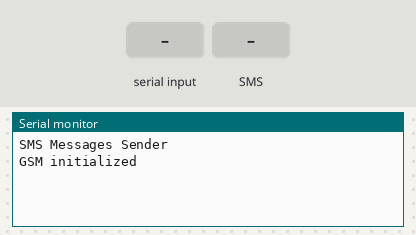
A sketch run on a simulated Arduino Uno, built with avr-gcc and run on an emulated ATmega328P. Shown: the last lines printed to the serial monitor. The inputs (shaded band) are chosen by the test bench.

Above: at 3.2 s.
3.3 s: "1\n" received over Serial
At 4.1 s:
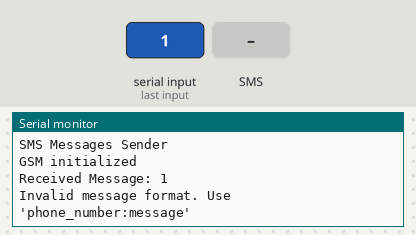
4.8 s: text message "1" received
At 5.7 s:
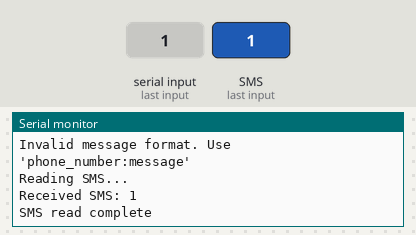

Measured:
- after the input at 3.3 s, the serial monitor: prints a new line at once (image 1)
- after the input at 4.8 s, the serial monitor: prints a new line at once (image 2)

The sketch:

smsSenderRecieverV0.ino
```cpp
#include <GSM.h>

#define PINNUMBER "0000"

GSM gsmAccess;
GSM_SMS sms;

char remoteNumber[20] = "0650874313";

void setup() {
  Serial.begin(9600);
  Serial.println("SMS Messages Sender");

  boolean notConnected = true;

  while (notConnected) {
    if (gsmAccess.begin(PINNUMBER) == GSM_READY)
      notConnected = false;
    else {
      Serial.println("Not connected");
      delay(1000);
    }
  }

  Serial.println("GSM initialized");
}

void loop() {
  if (Serial.available() > 0) {
    String receivedMessage = Serial.readStringUntil('\n');
    Serial.print("Received Message: ");
    Serial.println(receivedMessage);
    sendSMS(receivedMessage);
  }

  checkAndReadSMS();
}

void sendSMS(String message) {
  // Extract phone number and message from the received string
  int separatorIndex = message.indexOf(':');
  if (separatorIndex == -1) {
    Serial.println("Invalid message format. Use 'phone_number:message'");
    return;
  }

  String phone_number = message.substring(0, separatorIndex);
  String sms_message = message.substring(separatorIndex + 1);

  Serial.print("Message to mobile number: ");
  Serial.println(phone_number);

  Serial.println("SENDING");
  Serial.println("Message:");
  Serial.println(sms_message);

  if (sms.beginSMS(phone_number.c_str())) {
    sms.print(sms_message);
    if (sms.endSMS()) {
      Serial.println("SMS sent successfully");
    } else {
      Serial.println("Failed to send SMS");
    }
  } else {
    Serial.println("Failed to begin SMS");
  }

  Serial.println("\nCOMPLETE!\n");
}

void checkAndReadSMS() {
  // Check if there are any SMS messages available
  if (sms.available()) {
    Serial.println("Reading SMS...");

    // Get the message details
    char c;
    String message = "";
    while ((c = sms.read()) != '\0') {
      message += c;
    }

    Serial.print("Received SMS: ");
    Serial.println(message);

    // You can add your processing logic for the received SMS here

    // Delete the received SMS from the SIM card
    sms.flush();

    Serial.println("SMS read complete\n");
  }
}
```
